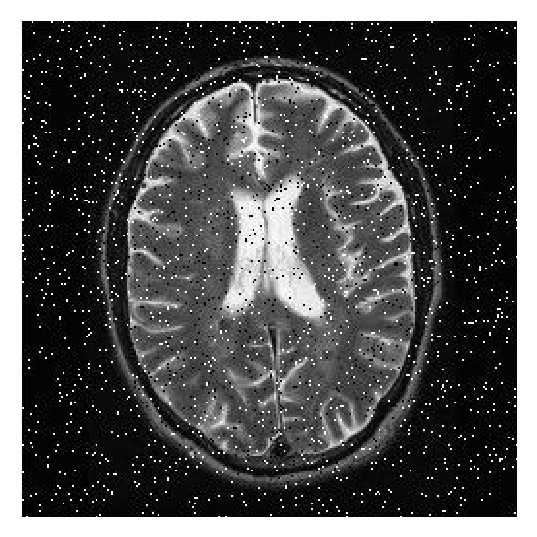
#> input picture img/brain.jpg, 537 x 537 px
$ python main.py --image img/brain.jpg
#> lines starting #> are read from the running program, lines starting #| are printed output that depends on the picture; long printed decimals are rounded
#> further down, image is the input picture: shape (537, 537, 3); min 0, max 255, mean 82.8
import numpy as np
import cv2
import matplotlib.pyplot as plt
import argparse
from math import sqrt

def test():
    R = np.array((181, 172, 179, 179, 172, 181, 177, 185, 185), dtype=np.float32).reshape(3, 3)
    G = np.array((71, 68, 70, 70, 68, 71, 62, 74, 74), dtype=np.float32).reshape(3, 3)
    B = np.array((81, 76, 79, 79, 76, 81, 79, 81, 81), dtype=np.float32).reshape(3, 3)
    image = cv2.merge((R, G, B))
    return image

def calc_mse(original_image, stimated_image):
    """
      Calculamos el Error Cuadratico Medio de Acuerdo entre dos matrices.
    """
    diff = original_image - stimated_image

    mse = np.mean(diff**2)
    return mse


def calc_psnr(original_image, stimated_image):
    """
      Calculamos el Proporción Máxima de Señal a Ruido dado un mse
    """

    mse = calc_mse(original_image, stimated_image)
    psnr = sqrt(mse)
    return psnr


def calc_mae(original_image, stimated_image):
    """
      Calculamos el Error absoluto medio de Acuerdo entre dos matrices.
    """
    diff = original_image - stimated_image
    mae = np.mean(np.abs(diff))
    return mae

def add_salt_and_pepper(image, prob):
#> called with prob = 0.05
    rnd = np.random.rand(image.shape[0], image.shape[1])
    noise = image.copy()
    noise[rnd < prob] = (0, 0, 0)
    noise[rnd > 1 - prob] = [255, 255, 255]
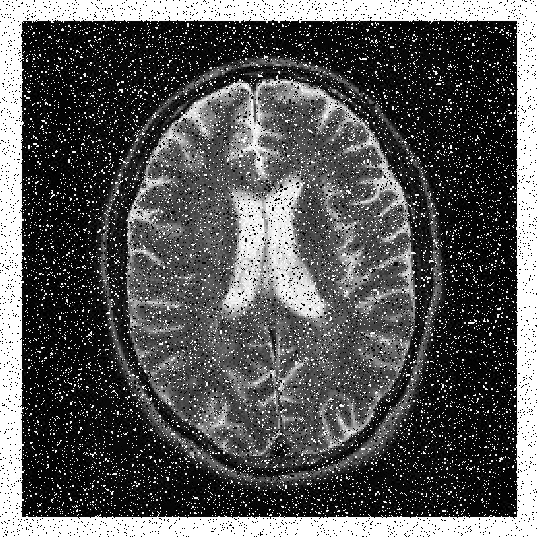
#> noise: shape (537, 537, 3); min 0, max 255, mean 87.3
#> `img_lab = cv2.cvtColor(image_noise, cv2.COLOR_RGB2LAB)`: img_lab: shape (537, 537, 3); mean of channels 0, 1, 2 88.4, 128, 128
    return noise

def vector_median_filter(image, median_window_size):
#> called with median_window_size = 3
    height, width, _ = image.shape
#> height = 537; width = 537
    padded_image = cv2.copyMakeBorder(image, median_window_size//2, median_window_size//2, median_window_size//2, median_window_size//2, cv2.BORDER_REFLECT)
#> padded_image: shape (539, 539, 3); mean of channels 0, 1, 2 89.5, 128, 128

    result = np.zeros_like(image, dtype=np.uint8)

    for i in range(height):
        for j in range(width):
            window = padded_image[i:i+median_window_size, j:j+median_window_size, :]
            window = window.reshape((-1, 3))
            window_sorted = np.sort(window, axis=0)
            median = window_sorted[window_sorted.shape[0] // 2]
            result[i, j] = median
#> result: shape (537, 537, 3); mean of channels 0, 1, 2 81.5, 128, 128

    return cv2.cvtColor(result, cv2.COLOR_Lab2LBGR)
#> returned value: shape (537, 537, 3); mean of channels 0, 1, 2 55.2, 55.2, 55.2

if __name__ == '__main__':
    ap = argparse.ArgumentParser()
    ap.add_argument('-i', '--image', required=True, help='Ubicación de la imagen')
    ap.add_argument('-p', '--prob_salt_pepper', type=float, default=0.05, help='Probabilidad de ruido sal y pimienta')
    ap.add_argument('-w', '--median_window_size', type=int, default=3, help='Tamaño de la ventana de mediana')
    args = vars(ap.parse_args())

    image_url = args['image']
    prob_salt_pepper = args['prob_salt_pepper']
    median_window_size = args['median_window_size']

    image = cv2.imread(image_url)


    image_noise = add_salt_and_pepper(image, prob_salt_pepper)
    img_lab = cv2.cvtColor(image_noise, cv2.COLOR_RGB2LAB)
    image_processed = vector_median_filter(img_lab, median_window_size)
    image_noise = cv2.cvtColor(image_noise, cv2.COLOR_RGB2BGR)

    plt.subplot(1, 2, 1), plt.imshow(image_noise, vmin=0, vmax=255), plt.title("Imagen Contaminada")
    plt.subplot(1, 2, 2), plt.imshow(image_processed, vmin=0, vmax=255), plt.title("Imagen Resultante")
    plt.show()
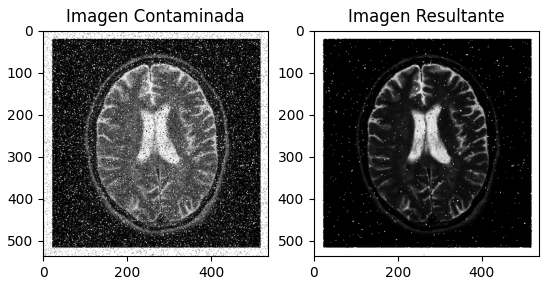
#> figure drawn by matplotlib, 2 panels

    mse_original = calc_mse(image, image_processed)
#> in calc_mse, `diff = original_image - stimated_image`:
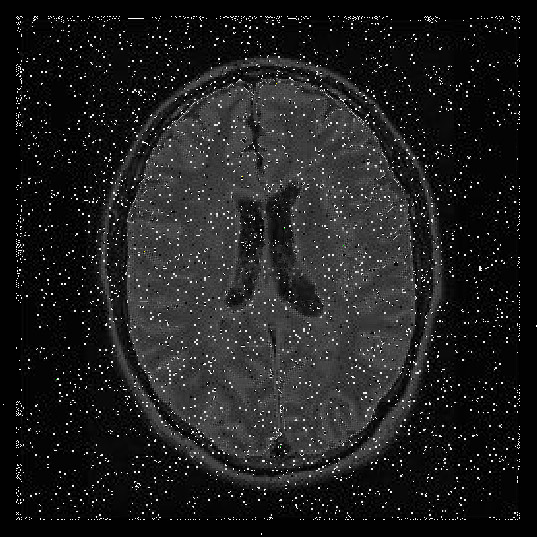
#> diff: shape (537, 537, 3); mean B, G, R 31.1, 31.1, 31.1
#> in calc_mse, `mse = np.mean(diff**2)`: mse = 71.44
#> mse_original = 71.44
    mae_original = calc_mae(image, image_processed)
#> in calc_mae, `mae = np.mean(np.abs(diff))`: mae = 31.06
#> mae_original = 31.06
    psnr_original = calc_psnr(image, image_processed)
#> in calc_psnr, `mse = calc_mse(original_image, stimated_image)`: mse = 71.44
#> in calc_psnr, `psnr = sqrt(mse)`: psnr = 8.45
#> psnr_original = 8.45

    print("Medidas de desempeño")

    print("MSE: "+str(mse_original))
#| MSE: 71.445

    print("MAE: "+str(mae_original))
#| MAE: 31.059

    print("PSNR: "+str(psnr_original))
#| PSNR: 8.452
